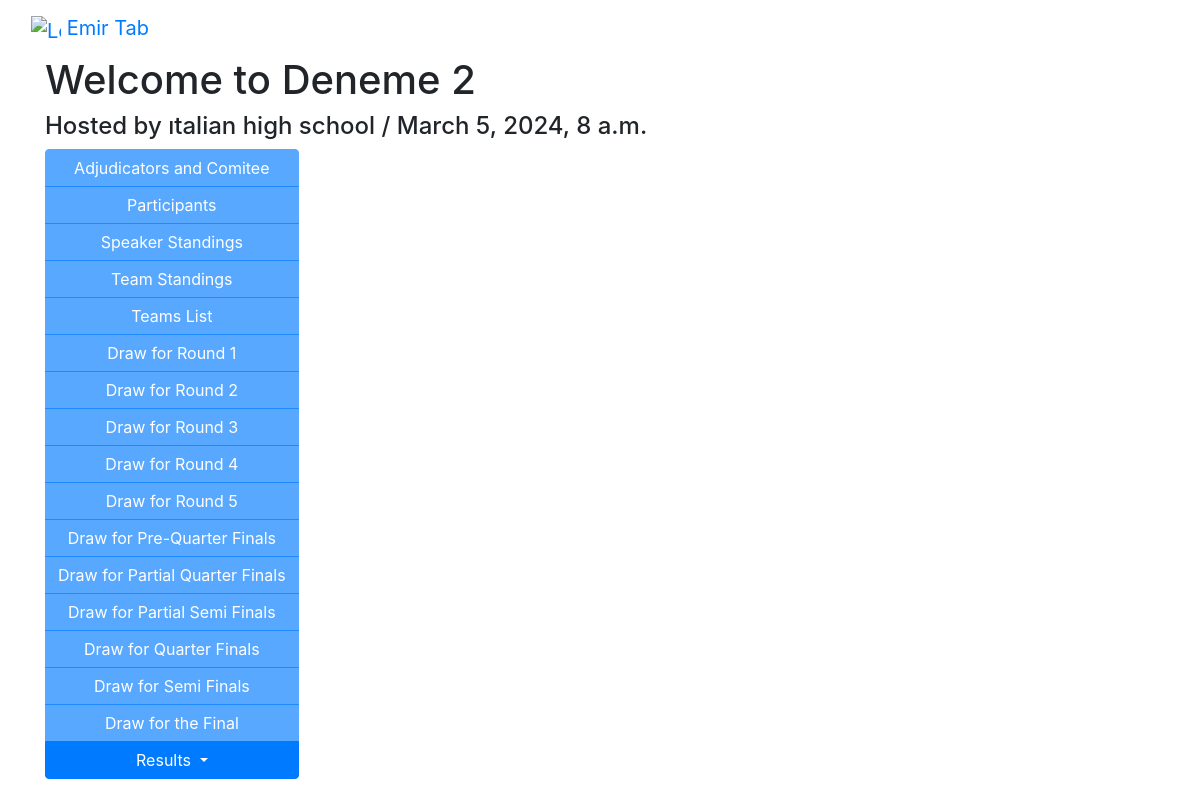
The page /detail/Deneme 2/ on the database its author committed.
### main_page/models.py (models this page shows, shortened)
class Tournament(models.Model):
    name = models.CharField(max_length=100,unique = True, primary_key = True)
    host = models.CharField(max_length=100,null=True)
    date = models.DateTimeField(max_length=100)
    round = models.IntegerField(default=1)
    outround = models.BooleanField(default = False)
    motions = models.TextField(max_length=400,null=True,blank=True)
    adjudicator_view_accessible = models.BooleanField(default=False, verbose_name="Juri Listesini Görünür Yap")
    team_view_accessible = models.BooleanField(default=False, verbose_name="Takım Listesini Görünür Yap")
    participant_view_accessible = models.BooleanField(default=False, verbose_name="Katılımcı Listesini Görünür Yap")
    ordered_speaker_view_accessible = models.BooleanField(default=False, verbose_name="Konuşmacı Puanlarını Yap")
    ordered_team_view_accessible = models.BooleanField(default=False, verbose_name="Takım Puanlarını Görünür Yap")
    r1_view_accessible = models.BooleanField(default=False, verbose_name="1. Raundu Görünür Yap")
    r2_view_accessible = models.BooleanField(default=False, verbose_name="2. Raundu Görünür Yap")
    r3_view_accessible = models.BooleanField(default=False, verbose_name="3. Raundu Görünür Yap")
    r4_view_accessible = models.BooleanField(default=False, verbose_name="4. Raundu Görünür Yap")
    r5_view_accessible = models.BooleanField(default=False, verbose_name="5. Raundu Görünür Yap")
    otuziki_view_accessible = models.BooleanField(default=False, verbose_name="Ön Çeyrek Turunu Görünür Yap")
    yirmidort_view_accessible = models.BooleanField(default=False, verbose_name="Kısmi Çeyrek Turunu Görünür Yap")
    onalti_view_accessible = models.BooleanField(default=False, verbose_name="Çeyrek Final Turunu Görünür Yap")
    oniki_view_accessible = models.BooleanField(default=False, verbose_name="Kısmi Yarı Turunu Görünür Yap")
    sekiz_view_accessible = models.BooleanField(default=False, verbose_name="Yarı Final Turunu Görünür Yap")
    final_view_accessible = models.BooleanField(default=False, verbose_name="Final Turunu Görünür Yap")
    class Meta:
        ordering = ["date"]

### main_page/views.py (the view)
# urls.py: path('detail/<str:tournament_name>/',views.tourn_info_view, name="detail"),
def tourn_info_view(request, tournament_name):
    template = "tourn_info/tournament_detail.html"
    tournament = get_object_or_404(Tournament, name=tournament_name)
    context = {'tournament': tournament}
    return render(request,template,context)

### tourn_info/templates/tourn_info/tournament_detail.html (shortened to what this page needs)
{%extends 'main_page/main_p.html'%}
{% load static %}
{%block bodyblock%}
<h1> Welcome to {{tournament.name}}</h1>
<h4>Hosted by {{tournament.host}} / {{tournament.date}}</h4>
<div class="btn-group-vertical" role="group" aria-label="Vertical button group">
    <button onclick="location.href='{% url 'tourn_info:adjudicators' tournament_name=tournament.name %}'" id= "adjButton" type="button" class="btn btn-primary" {% if not tournament.adjudicator_view_accessible %}disabled{% endif %}>Adjudicators and Comitee</button>
    <button onclick="location.href='{% url 'tourn_info:participants' tournament_name=tournament.name %}'" type="button"id="participantsButton" class="btn btn-primary" {% if not tournament.participant_view_accessible %}disabled{% endif %}>Participants</button>
    <button onclick="location.href='{% url 'tourn_info:spstandings' tournament_name=tournament.name %}'" type="button" id = "spStandingsButton" class ="btn btn-primary" {% if not tournament.ordered_speaker_view_accessible %}disabled{% endif %}>Speaker Standings</button>
    <button onclick="location.href='{% url 'tourn_info:teamstandings' tournament_name=tournament.name%}'" id= "teamStandingsButton" type="button" class="btn btn-primary" {% if not tournament.ordered_team_view_accessible %}disabled{%endif%}>Team Standings</button>
    <button onclick="location.href='{% url 'tourn_info:teams' tournament_name=tournament.name%}'" id= "teamButton" type="button" class="btn btn-primary" {% if not tournament.team_view_accessible %}disabled{%endif%}>Teams List</button>
    <button onclick="location.href='{% url 'tourn_info:r1' tournament_name=tournament.name%}'" id= "r1Button" type="button" class="btn btn-primary" {% if not tournament.r1_view_accessible %}disabled{%endif%}>Draw for Round 1</button>
    <button onclick="location.href='{% url 'tourn_info:r2' tournament_name=tournament.name%}'" id= "r2Button" type="button" class="btn btn-primary" {% if not tournament.r2_view_accessible %}disabled{%endif%}>Draw for Round 2</button>
    <button onclick="location.href='{% url 'tourn_info:r3' tournament_name=tournament.name%}'" id= "r3Button" type="button" class="btn btn-primary" {% if not tournament.r3_view_accessible %}disabled{%endif%}>Draw for Round 3</button>
    <button onclick="location.href='{% url 'tourn_info:r4' tournament_name=tournament.name%}'" id= "r4Button" type="button" class="btn btn-primary" {% if not tournament.r4_view_accessible %}disabled{%endif%}>Draw for Round 4</button>
    <button onclick="location.href='{% url 'tourn_info:r5' tournament_name=tournament.name%}'" id= "r5Button" type="button" class="btn btn-primary" {% if not tournament.r5_view_accessible %}disabled{%endif%}>Draw for Round 5</button>
    <button onclick="location.href='{% url 'tourn_info:r32' tournament_name=tournament.name%}'" id= "r32Button" type="button" class="btn btn-primary" {% if not tournament.otuziki_view_accessible %}disabled{%endif%}>Draw for Pre-Quarter Finals</button>
    <button onclick="location.href='{% url 'tourn_info:r24' tournament_name=tournament.name%}'" id= "r24Button" type="button" class="btn btn-primary" {% if not tournament.yirmidort_view_accessible %}disabled{%endif%}>Draw for Partial Quarter Finals </button>
    <button onclick="location.href='{% url 'tourn_info:r12' tournament_name=tournament.name%}'" id= "r12Button" type="button" class="btn btn-primary" {% if not tournament.oniki_view_accessible %}disabled{%endif%}>Draw for Partial Semi Finals</button>
    <button onclick="location.href='{% url 'tourn_info:r16' tournament_name=tournament.name%}'"id= "qfButton" type="button" class="btn btn-primary" {% if not tournament.onalti_view_accessible %}disabled{%endif%}>Draw for Quarter Finals</button>
    <button onclick="location.href='{% url 'tourn_info:r8' tournament_name=tournament.name%}'" id= "sfButton" type="button" class="btn btn-primary" {% if not tournament.sekiz_view_accessible %}disabled{%endif%}>Draw for Semi Finals</button>
    <button onclick="location.href='{% url 'tourn_info:final' tournament_name=tournament.name%}'" id= "finalButton" type="button" class="btn btn-primary" {% if not tournament.final_view_accessible %}disabled{%endif%}>Draw for the Final</button>
    <div class="btn-group" role="group">
      <button type="button" class="btn btn-primary dropdown-toggle" data-bs-toggle="dropdown" aria-expanded="false">
        Results
      </button>
    </div>
{%endblock%}

### rows shown on the page
Tournament: name "Deneme 2", host "ıtalian high school", date "March 5, 2024, 8 a.m."
